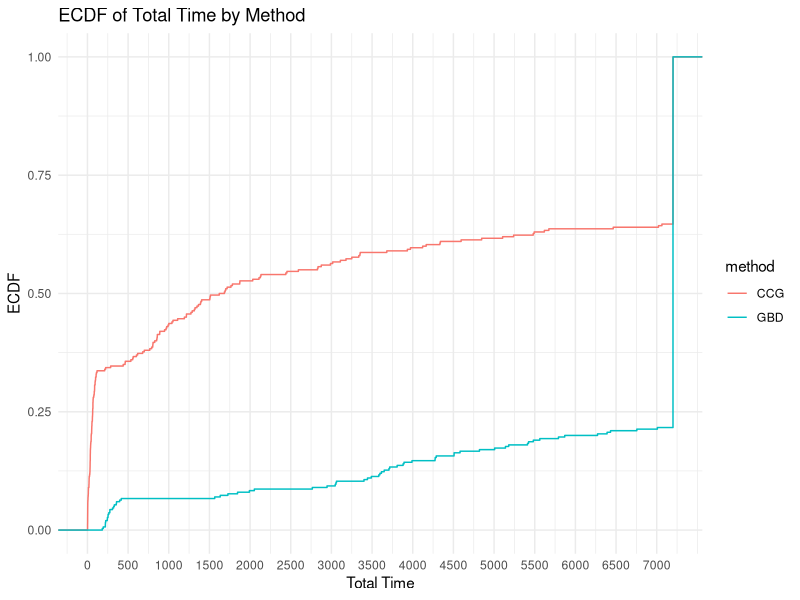
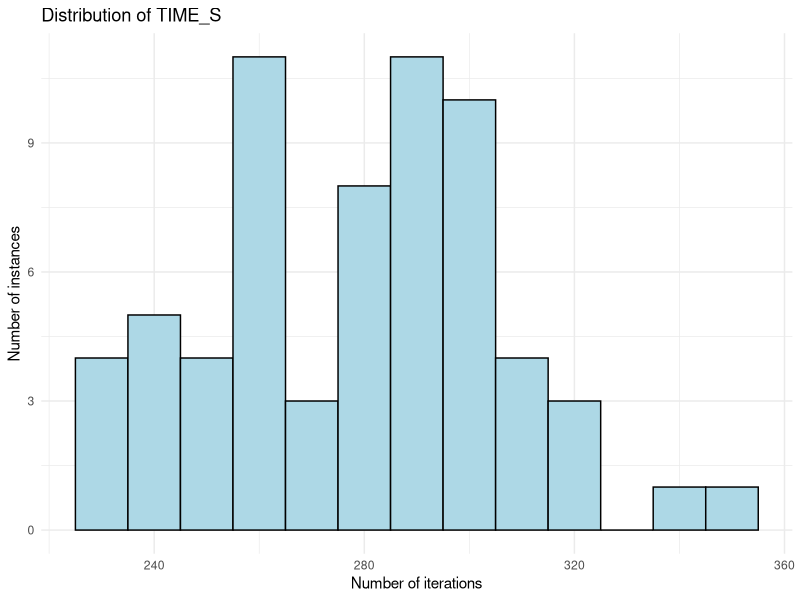
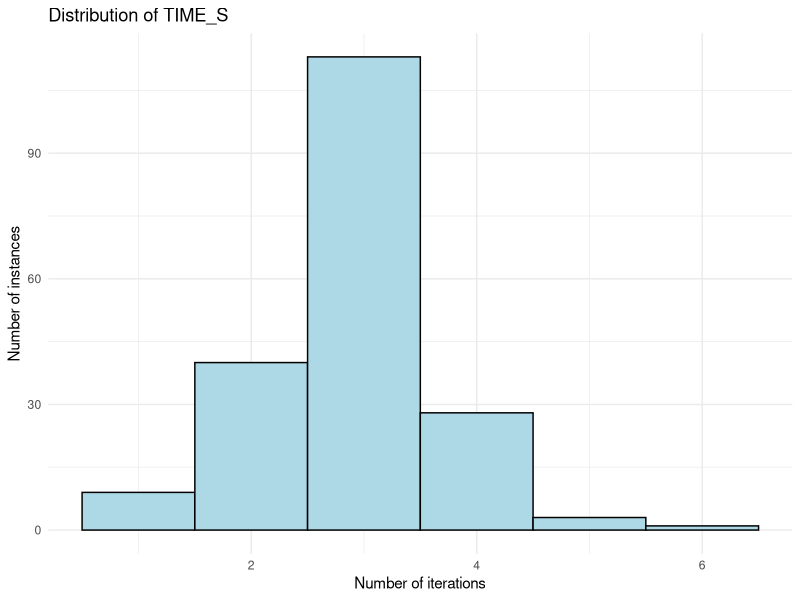

R code for these plots, in order:
## ---- chunk 1
library(rmarkdown)
library(kableExtra)
library(ggplot2)
suppressPackageStartupMessages(library(dplyr))
## ---- chunk 2
results = read.table("./results.csv", header = FALSE, sep = ',')
colnames(results) <- c("tag", "instance", "n_servers", "n_clients", "Gamma", "deviation", "time_limit", "method", "total_time", "master_time", "separation_time", "best_bound", "iteration_count", "fail")
results$tag = NULL
## ---- chunk 3
sum(results$fail)
## ---- chunk 4
results$p = results$Gamma / results$n_clients
results$p = ceiling(results$p / .05) * .05
## ---- chunk 5
results = results[!(results$n_servers == 20 & results$n_clients == 50),]
results = results[!(results$n_servers == 20 & results$n_clients == 50),]
results = results[!(results$n_servers == 25 & results$n_clients == 25),]
## ---- chunk 6
paged_table(results)
## ---- chunk 7
time_limit = 7200
## ---- chunk 8
ggplot(results, aes(x = total_time, color = method)) +
  stat_ecdf(geom = "step") +
  xlab("Total Time") +
  ylab("ECDF") +
  labs(title = "ECDF of Total Time by Method")  +
  scale_x_continuous(breaks = seq(0, max(results$total_time), by = 500), labels = seq(0, max(results$total_time), by = 500)) +
  theme_minimal()

## ---- chunk 9
data_with_ecdf = results %>%
  group_by(method) %>%
  arrange(total_time) %>%
  mutate(ecdf_value = ecdf(total_time)(total_time)) %>%
  ungroup()

for (method in unique(data_with_ecdf$method)) {
  output = data_with_ecdf[data_with_ecdf$method == method,]
  output = output[,c("total_time", "ecdf_value")]
  output$log_total_time = output$total_time
  output = output[output$total_time < 7200,]
  write.csv(output, file = paste0(method, ".csv"), row.names = FALSE)
}
## ---- chunk 10
results_solved = results %>%
  filter(total_time < time_limit) %>%
  group_by(method, n_servers, n_clients, p, deviation) %>%
  summarize(
    solved = n(),
    total_time = mean(total_time),
    master_time = mean(master_time),
    separation_time = mean(separation_time),
    solved_iteration_count = mean(iteration_count),
    .groups = "drop"
  ) %>%
  ungroup()
## ---- chunk 11
results_unsolved <- results %>%
  filter(total_time >= time_limit) %>%
  group_by(method, n_servers, n_clients, p, deviation) %>%
  summarize(
    unsolved = n(),
    unsolved_iteration_count = mean(iteration_count),
    .groups = "drop"
  ) %>%
  ungroup()

## ---- chunk 12
final_result <- merge(results_solved, results_unsolved, by = c("method", "n_servers", "n_clients", "p", "deviation"), all = TRUE)
## ---- chunk 13
final_result[is.na(final_result)] = 0
## ---- chunk 14
knitr::kable(final_result, 
               digits = c(0, 0, 2, 2, 2, 0, 2, 2, 2, 2, 0, 2), 
               col.names = c("Method", "|V_1|", "|V_2|", "p", "dev", "Count", "Total", "Master", "Sepatation", "# Iter", "Count", "# Iter"),
               caption = "Summary table"
             ) %>%
      kable_classic() %>%
      add_header_above(c(" " = 5, "Solved instances" = 5, "Unsolved instances" = 2)
)
## ---- chunk 15
ggplot(results[results$total_time < time_limit & results$method == "GBD",], aes(x = iteration_count)) +
  geom_histogram(binwidth = 10, fill = "lightblue", color = "black") +
  labs(
    title = "Distribution of TIME_S",
    x = "Number of iterations",
    y = "Number of instances"
  ) +
  theme_minimal()
## ---- chunk 16
ggplot(results[results$total_time < time_limit & results$method == "CCG",], aes(x = iteration_count)) +
  geom_histogram(binwidth = 1, fill = "lightblue", color = "black") +
  labs(
    title = "Distribution of TIME_S",
    x = "Number of iterations",
    y = "Number of instances"
  ) +
  theme_minimal()
